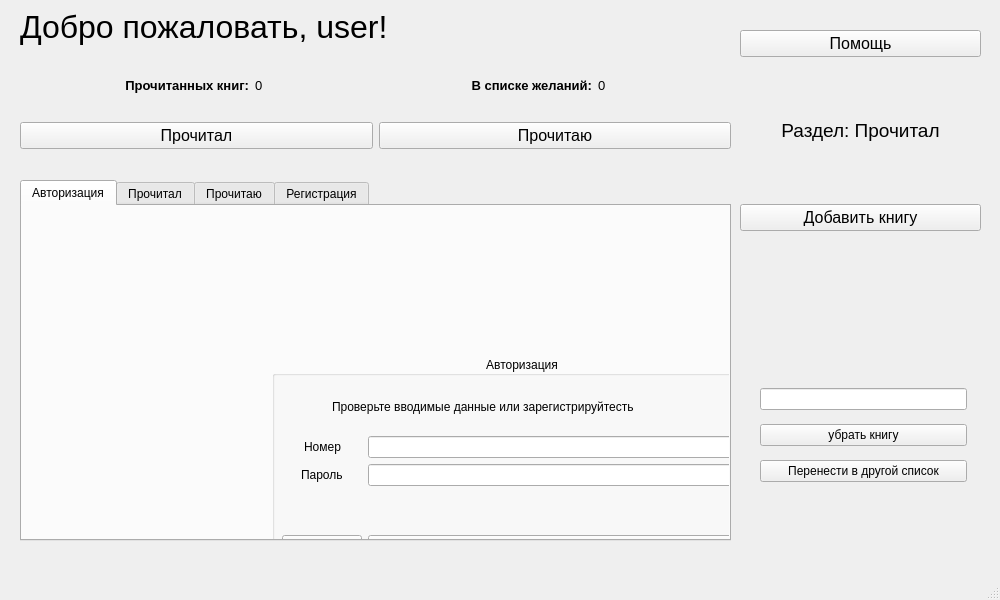
<?xml version="1.0" encoding="UTF-8"?>
<ui version="4.0">
 <class>MainWindow</class>
 <widget class="QMainWindow" name="MainWindow">
  <property name="geometry">
   <rect>
    <x>0</x>
    <y>0</y>
    <width>1000</width>
    <height>600</height>
   </rect>
  </property>
  <property name="minimumSize">
   <size>
    <width>1000</width>
    <height>600</height>
   </size>
  </property>
  <property name="maximumSize">
   <size>
    <width>1000</width>
    <height>600</height>
   </size>
  </property>
  <property name="windowTitle">
   <string>BookMust</string>
  </property>
  <property name="autoFillBackground">
   <bool>false</bool>
  </property>
  <property name="styleSheet">
   <string notr="true"/>
  </property>
  <widget class="QWidget" name="centralwidget">
   <widget class="QWidget" name="verticalLayoutWidget">
    <property name="geometry">
     <rect>
      <x>760</x>
      <y>380</y>
      <width>207</width>
      <height>111</height>
     </rect>
    </property>
    <layout class="QVBoxLayout" name="verticalLayout">
     <item>
      <widget class="QLineEdit" name="lineEdit">
       <property name="inputMask">
        <string/>
       </property>
       <property name="text">
        <string/>
       </property>
      </widget>
     </item>
     <item>
      <widget class="QPushButton" name="deleteButton">
       <property name="text">
        <string>убрать книгу</string>
       </property>
      </widget>
     </item>
     <item>
      <widget class="QPushButton" name="Compare_button">
       <property name="text">
        <string>Перенести в другой список</string>
       </property>
      </widget>
     </item>
    </layout>
   </widget>
   <widget class="QTabWidget" name="tabWidget">
    <property name="geometry">
     <rect>
      <x>20</x>
      <y>180</y>
      <width>711</width>
      <height>361</height>
     </rect>
    </property>
    <property name="minimumSize">
     <size>
      <width>670</width>
      <height>200</height>
     </size>
    </property>
    <property name="maximumSize">
     <size>
      <width>16777215</width>
      <height>16777215</height>
     </size>
    </property>
    <property name="layoutDirection">
     <enum>Qt::LeftToRight</enum>
    </property>
    <property name="currentIndex">
     <number>0</number>
    </property>
    <widget class="QWidget" name="tab_0">
     <attribute name="title">
      <string>Авторизация</string>
     </attribute>
     <widget class="QGroupBox" name="groupBox">
      <property name="geometry">
       <rect>
        <x>250</x>
        <y>150</y>
        <width>500</width>
        <height>250</height>
       </rect>
      </property>
      <property name="sizePolicy">
       <sizepolicy hsizetype="Fixed" vsizetype="Fixed">
        <horstretch>0</horstretch>
        <verstretch>0</verstretch>
       </sizepolicy>
      </property>
      <property name="layoutDirection">
       <enum>Qt::LeftToRight</enum>
      </property>
      <property name="title">
       <string>Авторизация</string>
      </property>
      <property name="alignment">
       <set>Qt::AlignCenter</set>
      </property>
      <widget class="QWidget" name="formLayoutWidget">
       <property name="geometry">
        <rect>
         <x>10</x>
         <y>80</y>
         <width>481</width>
         <height>121</height>
        </rect>
       </property>
       <layout class="QFormLayout" name="formLayout">
        <property name="labelAlignment">
         <set>Qt::AlignCenter</set>
        </property>
        <property name="formAlignment">
         <set>Qt::AlignCenter</set>
        </property>
        <item row="0" column="1">
         <widget class="QLineEdit" name="lineEdit_number"/>
        </item>
        <item row="1" column="0">
         <widget class="QLabel" name="label_pass">
          <property name="text">
           <string>Пароль</string>
          </property>
         </widget>
        </item>
        <item row="1" column="1">
         <widget class="QLineEdit" name="lineEdit_pass"/>
        </item>
        <item row="3" column="0">
         <widget class="QPushButton" name="enter_button">
          <property name="text">
           <string>войти</string>
          </property>
         </widget>
        </item>
        <item row="3" column="1">
         <widget class="QPushButton" name="reg_button">
          <property name="text">
           <string>регистрация</string>
          </property>
         </widget>
        </item>
        <item row="0" column="0">
         <widget class="QLabel" name="label_number">
          <property name="text">
           <string>Номер</string>
          </property>
         </widget>
        </item>
        <item row="2" column="0" colspan="2">
         <spacer name="verticalSpacer">
          <property name="orientation">
           <enum>Qt::Vertical</enum>
          </property>
          <property name="sizeHint" stdset="0">
           <size>
            <width>20</width>
            <height>40</height>
           </size>
          </property>
         </spacer>
        </item>
       </layout>
      </widget>
      <widget class="QLabel" name="Error_label">
       <property name="geometry">
        <rect>
         <x>60</x>
         <y>40</y>
         <width>421</width>
         <height>22</height>
        </rect>
       </property>
       <property name="text">
        <string>Проверьте вводимые данные или зарегистрируйтесть</string>
       </property>
      </widget>
     </widget>
    </widget>
    <widget class="QWidget" name="tab">
     <attribute name="title">
      <string>Прочитал</string>
     </attribute>
     <widget class="QScrollArea" name="scrollArea">
      <property name="geometry">
       <rect>
        <x>0</x>
        <y>0</y>
        <width>700</width>
        <height>370</height>
       </rect>
      </property>
      <property name="sizePolicy">
       <sizepolicy hsizetype="Maximum" vsizetype="Maximum">
        <horstretch>0</horstretch>
        <verstretch>0</verstretch>
       </sizepolicy>
      </property>
      <property name="layoutDirection">
       <enum>Qt::RightToLeft</enum>
      </property>
      <property name="frameShape">
       <enum>QFrame::NoFrame</enum>
      </property>
      <property name="widgetResizable">
       <bool>true</bool>
      </property>
      <property name="alignment">
       <set>Qt::AlignHCenter|Qt::AlignTop</set>
      </property>
      <widget class="QWidget" name="scrollAreaWidgetContents">
       <property name="geometry">
        <rect>
         <x>0</x>
         <y>0</y>
         <width>700</width>
         <height>370</height>
        </rect>
       </property>
       <layout class="QVBoxLayout" name="verticalLayout_2">
        <item>
         <layout class="QVBoxLayout" name="Layout_3">
          <property name="spacing">
           <number>8</number>
          </property>
          <property name="sizeConstraint">
           <enum>QLayout::SetMaximumSize</enum>
          </property>
         </layout>
        </item>
       </layout>
      </widget>
     </widget>
    </widget>
    <widget class="QWidget" name="tab_2">
     <attribute name="title">
      <string>Прочитаю</string>
     </attribute>
     <widget class="QScrollArea" name="scrollArea_2">
      <property name="geometry">
       <rect>
        <x>0</x>
        <y>0</y>
        <width>700</width>
        <height>370</height>
       </rect>
      </property>
      <property name="layoutDirection">
       <enum>Qt::RightToLeft</enum>
      </property>
      <property name="frameShape">
       <enum>QFrame::NoFrame</enum>
      </property>
      <property name="widgetResizable">
       <bool>true</bool>
      </property>
      <property name="alignment">
       <set>Qt::AlignHCenter|Qt::AlignTop</set>
      </property>
      <widget class="QWidget" name="scrollAreaWidgetContents_2">
       <property name="geometry">
        <rect>
         <x>0</x>
         <y>0</y>
         <width>700</width>
         <height>370</height>
        </rect>
       </property>
       <layout class="QVBoxLayout" name="verticalLayout_4">
        <item>
         <layout class="QVBoxLayout" name="Layout_4">
          <property name="sizeConstraint">
           <enum>QLayout::SetMaximumSize</enum>
          </property>
         </layout>
        </item>
       </layout>
      </widget>
     </widget>
    </widget>
    <widget class="QWidget" name="tab_3">
     <attribute name="title">
      <string>Регистрация</string>
     </attribute>
     <widget class="QGroupBox" name="groupBox_2">
      <property name="geometry">
       <rect>
        <x>250</x>
        <y>130</y>
        <width>501</width>
        <height>273</height>
       </rect>
      </property>
      <property name="sizePolicy">
       <sizepolicy hsizetype="Fixed" vsizetype="Fixed">
        <horstretch>0</horstretch>
        <verstretch>0</verstretch>
       </sizepolicy>
      </property>
      <property name="layoutDirection">
       <enum>Qt::LeftToRight</enum>
      </property>
      <property name="title">
       <string>Регистрация</string>
      </property>
      <property name="alignment">
       <set>Qt::AlignCenter</set>
      </property>
      <widget class="QWidget" name="formLayoutWidget_2">
       <property name="geometry">
        <rect>
         <x>10</x>
         <y>80</y>
         <width>481</width>
         <height>153</height>
        </rect>
       </property>
       <layout class="QFormLayout" name="formLayout_2">
        <property name="labelAlignment">
         <set>Qt::AlignCenter</set>
        </property>
        <property name="formAlignment">
         <set>Qt::AlignCenter</set>
        </property>
        <item row="0" column="1">
         <widget class="QLineEdit" name="lineEdit_number_2"/>
        </item>
        <item row="2" column="0">
         <widget class="QLabel" name="label_pass_2">
          <property name="text">
           <string>Пароль</string>
          </property>
         </widget>
        </item>
        <item row="2" column="1">
         <widget class="QLineEdit" name="lineEdit_pass_2"/>
        </item>
        <item row="0" column="0">
         <widget class="QLabel" name="label_number_2">
          <property name="text">
           <string>Номер</string>
          </property>
         </widget>
        </item>
        <item row="3" column="0" colspan="2">
         <spacer name="verticalSpacer_2">
          <property name="orientation">
           <enum>Qt::Vertical</enum>
          </property>
          <property name="sizeHint" stdset="0">
           <size>
            <width>20</width>
            <height>40</height>
           </size>
          </property>
         </spacer>
        </item>
        <item row="1" column="0">
         <widget class="QLabel" name="label_3">
          <property name="text">
           <string>Имя</string>
          </property>
         </widget>
        </item>
        <item row="1" column="1">
         <widget class="QLineEdit" name="lineEdit_name_2"/>
        </item>
        <item row="4" column="1">
         <widget class="QPushButton" name="reg_button_2">
          <property name="text">
           <string>Зарегистрироваться</string>
          </property>
         </widget>
        </item>
        <item row="4" column="0">
         <widget class="QPushButton" name="button_back">
          <property name="text">
           <string>Назад</string>
          </property>
         </widget>
        </item>
       </layout>
      </widget>
      <widget class="QLabel" name="Error_label_2">
       <property name="geometry">
        <rect>
         <x>200</x>
         <y>40</y>
         <width>311</width>
         <height>22</height>
        </rect>
       </property>
       <property name="text">
        <string>Некорректные данные!</string>
       </property>
      </widget>
     </widget>
    </widget>
   </widget>
   <widget class="QWidget" name="widget_up" native="true">
    <property name="geometry">
     <rect>
      <x>20</x>
      <y>0</y>
      <width>711</width>
      <height>181</height>
     </rect>
    </property>
    <property name="maximumSize">
     <size>
      <width>16777215</width>
      <height>16777215</height>
     </size>
    </property>
    <property name="layoutDirection">
     <enum>Qt::LeftToRight</enum>
    </property>
    <widget class="QWidget" name="gridLayoutWidget">
     <property name="geometry">
      <rect>
       <x>0</x>
       <y>0</y>
       <width>711</width>
       <height>111</height>
      </rect>
     </property>
     <layout class="QGridLayout" name="gridLayout">
      <item row="1" column="3">
       <spacer name="horizontalSpacer_2">
        <property name="orientation">
         <enum>Qt::Horizontal</enum>
        </property>
        <property name="sizeType">
         <enum>QSizePolicy::Fixed</enum>
        </property>
        <property name="sizeHint" stdset="0">
         <size>
          <width>60</width>
          <height>20</height>
         </size>
        </property>
       </spacer>
      </item>
      <item row="1" column="5">
       <widget class="QLabel" name="Count_will">
        <property name="font">
         <font>
          <pointsize>10</pointsize>
         </font>
        </property>
        <property name="text">
         <string>0</string>
        </property>
       </widget>
      </item>
      <item row="1" column="4">
       <widget class="QLabel" name="label_4">
        <property name="font">
         <font>
          <pointsize>10</pointsize>
          <bold>true</bold>
         </font>
        </property>
        <property name="text">
         <string>В списке желаний:</string>
        </property>
        <property name="alignment">
         <set>Qt::AlignRight|Qt::AlignTrailing|Qt::AlignVCenter</set>
        </property>
       </widget>
      </item>
      <item row="1" column="0">
       <spacer name="horizontalSpacer">
        <property name="orientation">
         <enum>Qt::Horizontal</enum>
        </property>
        <property name="sizeType">
         <enum>QSizePolicy::Fixed</enum>
        </property>
        <property name="sizeHint" stdset="0">
         <size>
          <width>90</width>
          <height>20</height>
         </size>
        </property>
       </spacer>
      </item>
      <item row="1" column="2">
       <widget class="QLabel" name="Count_it">
        <property name="font">
         <font>
          <pointsize>10</pointsize>
         </font>
        </property>
        <property name="text">
         <string>0</string>
        </property>
       </widget>
      </item>
      <item row="1" column="1">
       <widget class="QLabel" name="label_2">
        <property name="font">
         <font>
          <pointsize>10</pointsize>
          <bold>true</bold>
         </font>
        </property>
        <property name="text">
         <string>Прочитанных книг:</string>
        </property>
        <property name="alignment">
         <set>Qt::AlignRight|Qt::AlignTrailing|Qt::AlignVCenter</set>
        </property>
       </widget>
      </item>
      <item row="0" column="0" colspan="6">
       <widget class="QLabel" name="Welcome_label">
        <property name="font">
         <font>
          <pointsize>24</pointsize>
         </font>
        </property>
        <property name="text">
         <string>Добро пожаловать, user!</string>
        </property>
       </widget>
      </item>
     </layout>
    </widget>
    <widget class="QWidget" name="horizontalLayoutWidget">
     <property name="geometry">
      <rect>
       <x>0</x>
       <y>110</y>
       <width>711</width>
       <height>51</height>
      </rect>
     </property>
     <layout class="QHBoxLayout" name="horizontalLayout">
      <item>
       <widget class="QPushButton" name="Read_it">
        <property name="font">
         <font>
          <pointsize>12</pointsize>
         </font>
        </property>
        <property name="text">
         <string>Прочитал</string>
        </property>
       </widget>
      </item>
      <item>
       <widget class="QPushButton" name="Read_will">
        <property name="font">
         <font>
          <pointsize>12</pointsize>
         </font>
        </property>
        <property name="text">
         <string>Прочитаю</string>
        </property>
       </widget>
      </item>
     </layout>
    </widget>
   </widget>
   <widget class="QWidget" name="widget_right" native="true">
    <property name="geometry">
     <rect>
      <x>740</x>
      <y>10</y>
      <width>241</width>
      <height>301</height>
     </rect>
    </property>
    <widget class="QWidget" name="verticalLayoutWidget_2">
     <property name="geometry">
      <rect>
       <x>0</x>
       <y>20</y>
       <width>241</width>
       <height>201</height>
      </rect>
     </property>
     <layout class="QVBoxLayout" name="Layout_2">
      <item>
       <widget class="QPushButton" name="help_button">
        <property name="font">
         <font>
          <pointsize>12</pointsize>
         </font>
        </property>
        <property name="text">
         <string>Помощь</string>
        </property>
       </widget>
      </item>
      <item>
       <widget class="QLabel" name="label">
        <property name="font">
         <font>
          <pointsize>14</pointsize>
         </font>
        </property>
        <property name="text">
         <string>Раздел: Прочитал</string>
        </property>
        <property name="alignment">
         <set>Qt::AlignCenter</set>
        </property>
       </widget>
      </item>
      <item>
       <widget class="QPushButton" name="addButton">
        <property name="font">
         <font>
          <pointsize>12</pointsize>
         </font>
        </property>
        <property name="text">
         <string>Добавить книгу</string>
        </property>
       </widget>
      </item>
     </layout>
    </widget>
   </widget>
  </widget>
  <widget class="QMenuBar" name="menubar">
   <property name="geometry">
    <rect>
     <x>0</x>
     <y>0</y>
     <width>1000</width>
     <height>27</height>
    </rect>
   </property>
  </widget>
  <widget class="QStatusBar" name="statusbar"/>
 </widget>
 <resources/>
 <connections/>
</ui>
